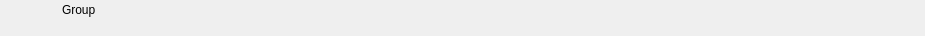
<?xml version="1.0" encoding="UTF-8"?>
<ui version="4.0">
 <class>RundownGroupWidget</class>
 <widget class="QWidget" name="RundownGroupWidget">
  <property name="geometry">
   <rect>
    <x>0</x>
    <y>0</y>
    <width>925</width>
    <height>36</height>
   </rect>
  </property>
  <layout class="QHBoxLayout" name="horizontalLayout">
   <property name="spacing">
    <number>0</number>
   </property>
   <property name="leftMargin">
    <number>0</number>
   </property>
   <property name="topMargin">
    <number>0</number>
   </property>
   <property name="rightMargin">
    <number>0</number>
   </property>
   <property name="bottomMargin">
    <number>0</number>
   </property>
   <item>
    <widget class="QFrame" name="frameItem">
     <property name="sizePolicy">
      <sizepolicy hsizetype="Preferred" vsizetype="Minimum">
       <horstretch>0</horstretch>
       <verstretch>0</verstretch>
      </sizepolicy>
     </property>
     <property name="minimumSize">
      <size>
       <width>0</width>
       <height>36</height>
      </size>
     </property>
     <widget class="QLabel" name="labelIcon">
      <property name="geometry">
       <rect>
        <x>22</x>
        <y>2</y>
        <width>32</width>
        <height>32</height>
       </rect>
      </property>
      <property name="text">
       <string/>
      </property>
      <property name="pixmap">
       <pixmap resource="../Widgets.qrc">:/Graphics/Images/Group.png</pixmap>
      </property>
      <property name="scaledContents">
       <bool>true</bool>
      </property>
     </widget>
     <widget class="QLabel" name="labelLabel">
      <property name="geometry">
       <rect>
        <x>62</x>
        <y>2</y>
        <width>5000</width>
        <height>16</height>
       </rect>
      </property>
      <property name="text">
       <string>Group</string>
      </property>
     </widget>
     <widget class="QLabel" name="labelColor">
      <property name="geometry">
       <rect>
        <x>0</x>
        <y>0</y>
        <width>18</width>
        <height>36</height>
       </rect>
      </property>
      <property name="text">
       <string/>
      </property>
     </widget>
     <widget class="QLabel" name="labelGroupColor">
      <property name="geometry">
       <rect>
        <x>17</x>
        <y>34</y>
        <width>54</width>
        <height>2</height>
       </rect>
      </property>
      <property name="text">
       <string/>
      </property>
     </widget>
     <widget class="QLabel" name="labelNoteField">
      <property name="geometry">
       <rect>
        <x>470</x>
        <y>1</y>
        <width>271</width>
        <height>35</height>
       </rect>
      </property>
      <property name="text">
       <string/>
      </property>
      <property name="textFormat">
       <enum>Qt::PlainText</enum>
      </property>
      <property name="alignment">
       <set>Qt::AlignLeading|Qt::AlignLeft|Qt::AlignTop</set>
      </property>
      <property name="wordWrap">
       <bool>true</bool>
      </property>
      <property name="margin">
       <number>0</number>
      </property>
     </widget>
     <widget class="QLabel" name="labelRemoteTriggerId">
      <property name="geometry">
       <rect>
        <x>245</x>
        <y>19</y>
        <width>70</width>
        <height>16</height>
       </rect>
      </property>
      <property name="text">
       <string></string>
      </property>
     </widget>
     <widget class="QLabel" name="labelDuration">
      <property name="geometry">
       <rect>
        <x>0</x>
        <y>0</y>
        <width>0</width>
        <height>0</height>
       </rect>
      </property>
      <property name="text">
       <string></string>
      </property>
     </widget>
    </widget>
   </item>
   <item>
    <widget class="QFrame" name="frameStatus">
     <property name="minimumSize">
      <size>
       <width>142</width>
       <height>0</height>
      </size>
     </property>
     <property name="maximumSize">
      <size>
       <width>142</width>
       <height>16777215</height>
      </size>
     </property>
     <widget class="QLabel" name="labelGpiConnected">
      <property name="geometry">
       <rect>
        <x>1</x>
        <y>2</y>
        <width>32</width>
        <height>32</height>
       </rect>
      </property>
      <property name="minimumSize">
       <size>
        <width>32</width>
        <height>32</height>
       </size>
      </property>
      <property name="maximumSize">
       <size>
        <width>32</width>
        <height>32</height>
       </size>
      </property>
      <property name="lineWidth">
       <number>0</number>
      </property>
      <property name="text">
       <string/>
      </property>
      <property name="pixmap">
       <pixmap resource="../Widgets.qrc">:/Graphics/Images/GpiConnected.png</pixmap>
      </property>
      <property name="scaledContents">
       <bool>true</bool>
      </property>
     </widget>
     <widget class="QLabel" name="labelActiveColor">
      <property name="geometry">
       <rect>
        <x>134</x>
        <y>0</y>
        <width>8</width>
        <height>36</height>
       </rect>
      </property>
      <property name="minimumSize">
       <size>
        <width>8</width>
        <height>36</height>
       </size>
      </property>
      <property name="maximumSize">
       <size>
        <width>8</width>
        <height>36</height>
       </size>
      </property>
      <property name="text">
       <string/>
      </property>
     </widget>
     <widget class="QLabel" name="labelAutoPlay">
      <property name="geometry">
       <rect>
        <x>65</x>
        <y>2</y>
        <width>32</width>
        <height>32</height>
       </rect>
      </property>
      <property name="minimumSize">
       <size>
        <width>32</width>
        <height>32</height>
       </size>
      </property>
      <property name="maximumSize">
       <size>
        <width>32</width>
        <height>32</height>
       </size>
      </property>
      <property name="lineWidth">
       <number>0</number>
      </property>
      <property name="text">
       <string/>
      </property>
      <property name="pixmap">
       <pixmap resource="../Widgets.qrc">:/Graphics/Images/AutoPlayGroup.png</pixmap>
      </property>
      <property name="scaledContents">
       <bool>true</bool>
      </property>
      <property name="margin">
       <number>0</number>
      </property>
     </widget>
     <widget class="QLabel" name="labelLoop">
      <property name="geometry">
       <rect>
        <x>32</x>
        <y>2</y>
        <width>32</width>
        <height>32</height>
       </rect>
      </property>
      <property name="minimumSize">
       <size>
        <width>32</width>
        <height>32</height>
       </size>
      </property>
      <property name="maximumSize">
       <size>
        <width>32</width>
        <height>32</height>
       </size>
      </property>
      <property name="lineWidth">
       <number>0</number>
      </property>
      <property name="text">
       <string/>
      </property>
      <property name="pixmap">
       <pixmap resource="../Widgets.qrc">:/Graphics/Images/LoopIconOverlay.png</pixmap>
      </property>
      <property name="scaledContents">
       <bool>true</bool>
      </property>
      <property name="margin">
       <number>0</number>
      </property>
     </widget>
    </widget>
   </item>
  </layout>
 </widget>
 <resources>
  <include location="../Widgets.qrc"/>
 </resources>
 <connections/>
 <slots>
  <slot>addToCombo()</slot>
 </slots>
</ui>
